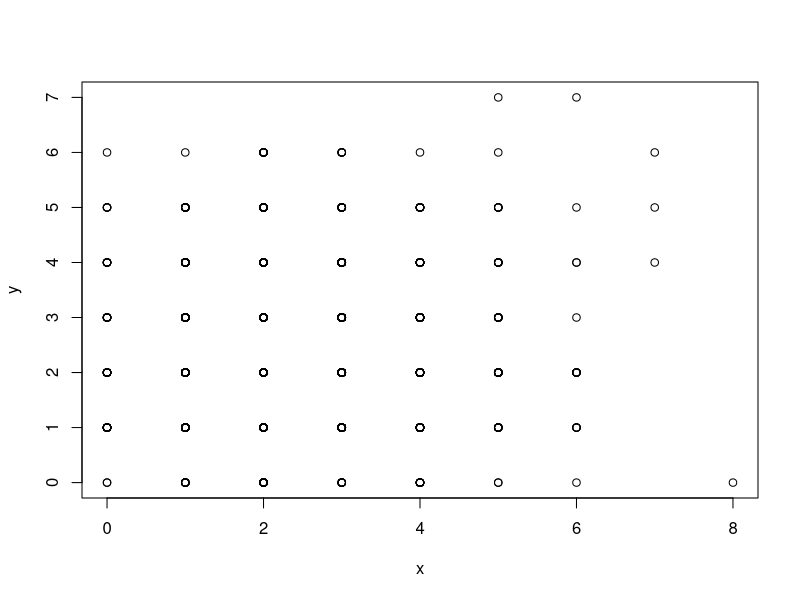
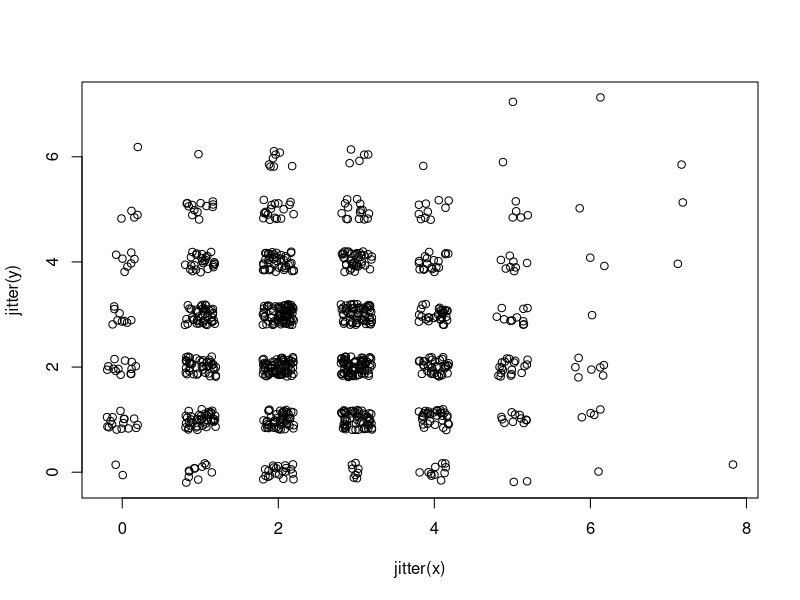
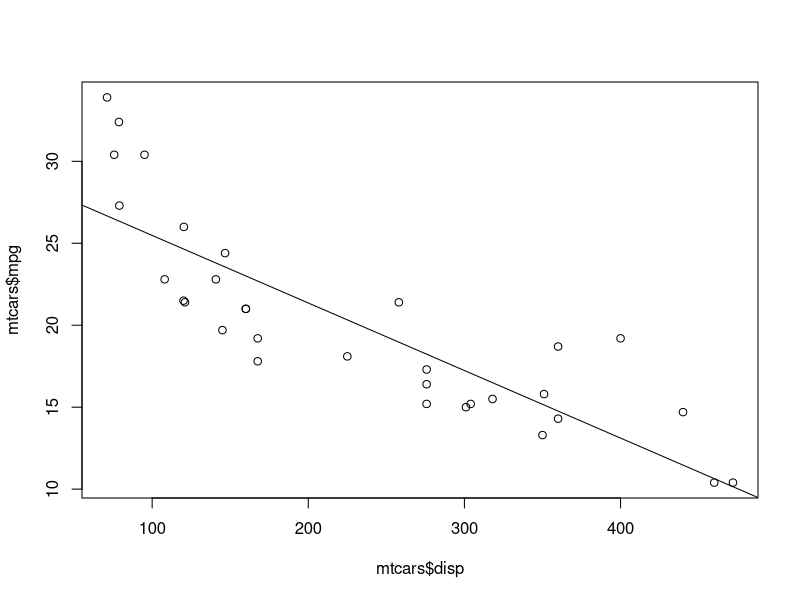
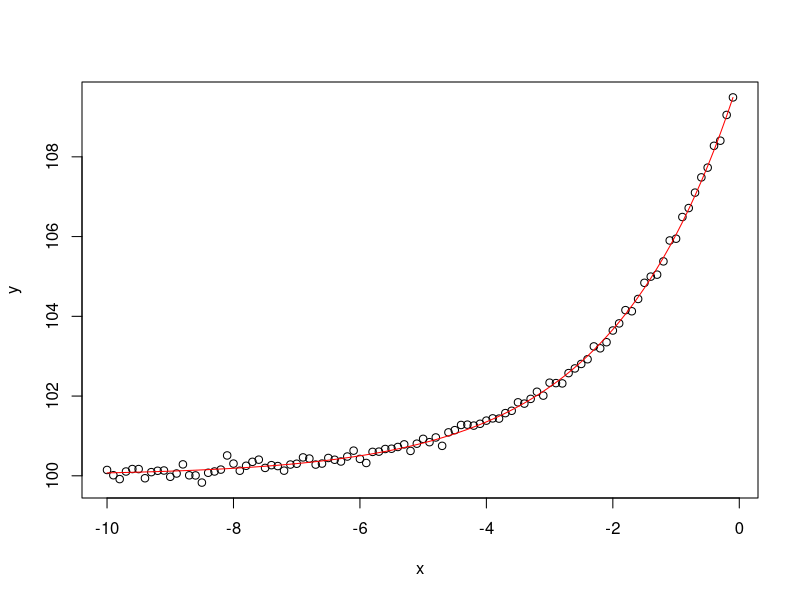
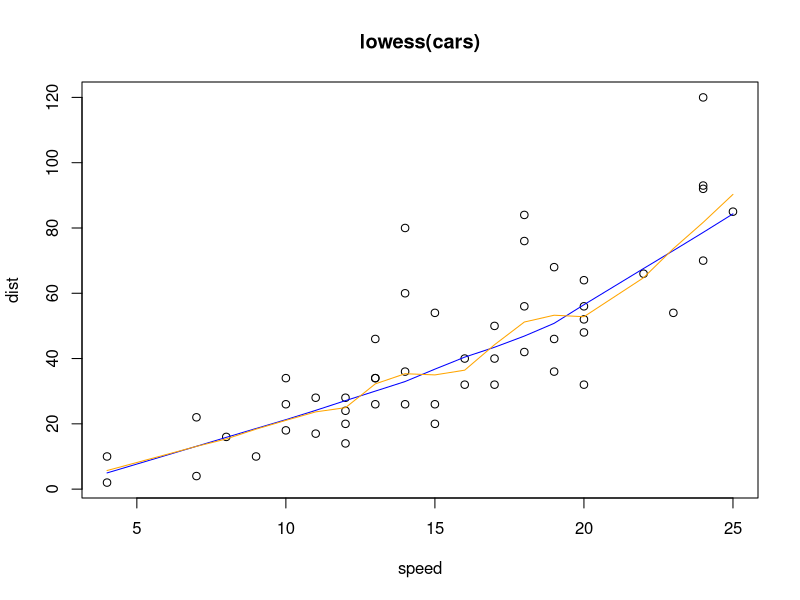
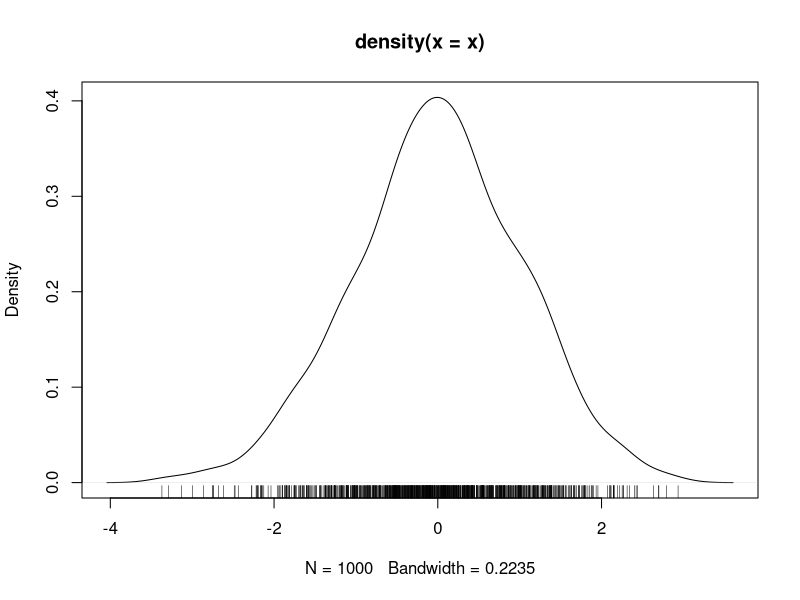

Recreate these plots in R, in order.
## ---- chunk 1
x <- rbinom(1000,10,0.25)
y <- rbinom(1000,10,0.25)
plot(x,y)
#因为是整数的原因，很多点重叠在一起，看起比较少
## ---- chunk 2
plot(jitter(x),jitter(y))#使得原来重叠的点不在重叠，可以
## ---- chunk 3
plot(mtcars$mpg~mtcars$disp)
lmfit <- lm(mtcars$mpg~mtcars$disp)
abline(lmfit)
## ---- chunk 4
x <- -(1:100)/10
y <- 100+10*exp(x/2)+rnorm(x)/10

nlmod <- nls(y~Const+A*exp(B*x),trace=TRUE)

plot(x,y)
lines(x,predict(nlmod),col="red")
## ---- chunk 5
plot(cars,main="lowess(cars)")
lines(lowess(cars),col="blue")
lines(lowess(cars,f=0.3),col="orange")#f表示取周围多少比例的点来画
## ---- chunk 6
x <- rnorm(1000)
plot(density(x))
rug(x)#在下面画竖线，密的地方线多
